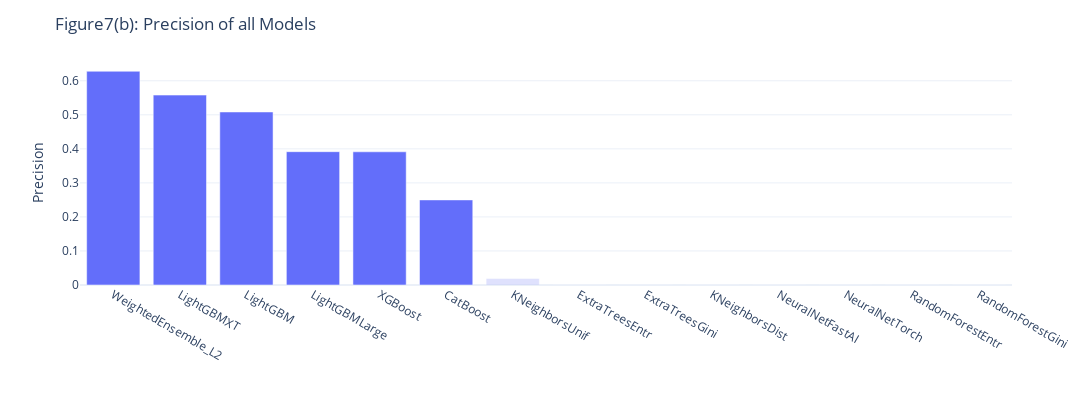

This figure's notebook cell:
### Markdown cell above
#### Precision

### Code cell
figs['실험1모델비교PRE'].layout['title']['text']='Figure7(b): Precision of all Models'
figs['실험1모델비교PRE'].layout['width']=1200
figs['실험1모델비교PRE'].layout['height']=400
figs['실험1모델비교PRE']

### Figure 1 — Plotly figure (JSON) as saved in the notebook; plotly's stock layout.template omitted (floating-point values rounded to 4 significant figures)
{"data": [{"alignmentgroup": "True", "hovertemplate": "Top6=True<br>Method=%{x}<br>Value=%{y}<extra></extra>", "legendgroup": "True", "marker": {"color": "#636efa", "pattern": {"shape": ""}}, "name": "True", "offsetgroup": "True", "orientation": "v", "showlegend": false, "textposition": "auto", "type": "bar", "x": ["WeightedEnsemble_L2", "LightGBMXT", "LightGBM", "LightGBMLarge", "XGBoost", "CatBoost"], "xaxis": "x", "y": [0.628, 0.558, 0.5083, 0.3917, 0.3913, 0.25], "yaxis": "y"}, {"alignmentgroup": "True", "hovertemplate": "Top6=False<br>Method=%{x}<br>Value=%{y}<extra></extra>", "legendgroup": "False", "marker": {"color": "#636efa", "opacity": 0.2, "pattern": {"shape": ""}}, "name": "False", "offsetgroup": "False", "orientation": "v", "showlegend": false, "textposition": "auto", "type": "bar", "x": ["KNeighborsUnif", "ExtraTreesEntr", "ExtraTreesGini", "KNeighborsDist", "NeuralNetFastAI", "NeuralNetTorch", "RandomForestEntr", "RandomForestGini"], "xaxis": "x", "y": [0.01923, 0, 0, 0, 0, 0, 0, 0], "yaxis": "y"}], "layout": {"barmode": "relative", "height": 400, "legend": {"title": {"text": "Top6"}, "tracegroupgap": 0}, "margin": {"t": 60}, "title": {"text": "Figure7(b): Precision of all Models"}, "width": 1200, "xaxis": {"anchor": "y", "autorange": true, "domain": [0, 1], "range": [-0.5, 13.5], "title": {"text": ""}, "type": "category"}, "yaxis": {"anchor": "x", "autorange": true, "domain": [0, 1], "range": [0, 0.661], "title": {"text": "Precision"}, "type": "linear"}}}
